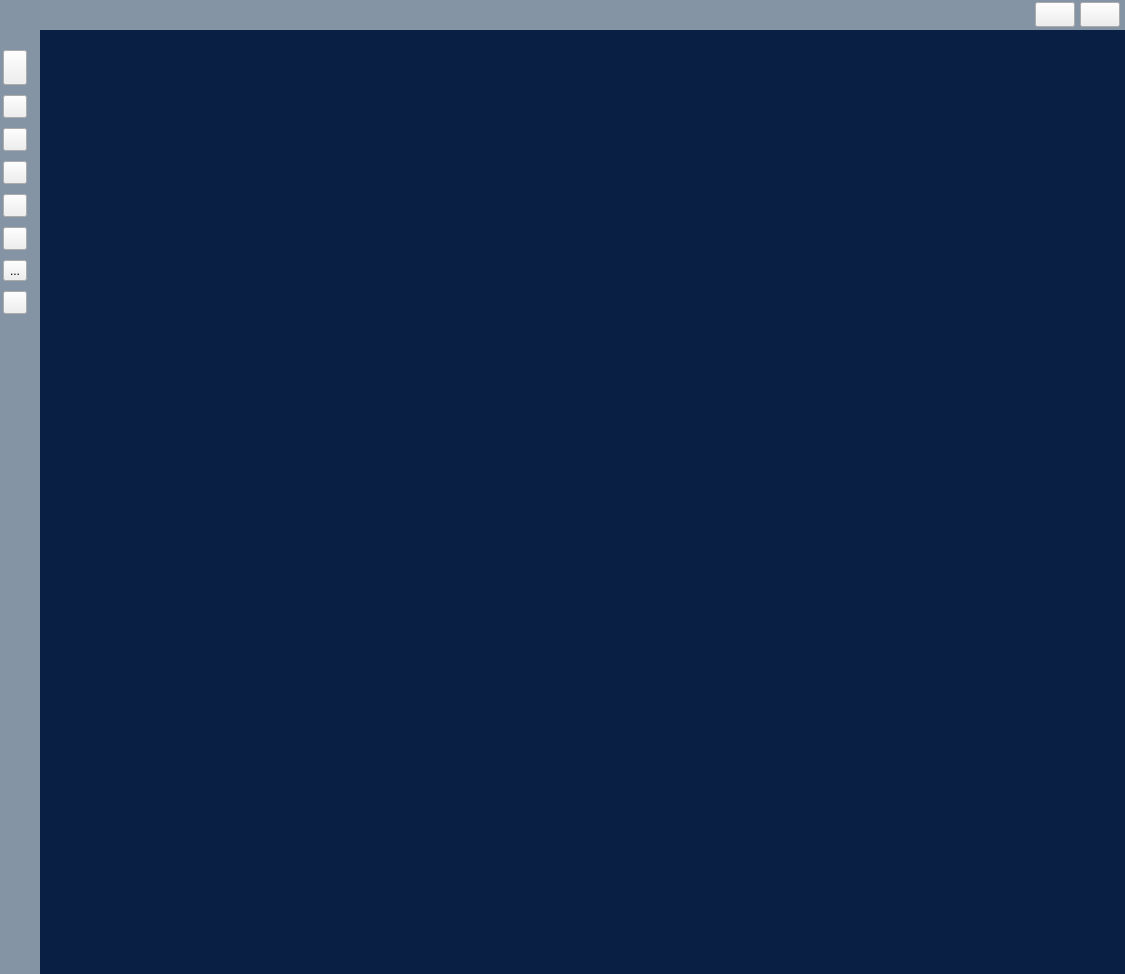
<?xml version="1.0" encoding="UTF-8"?>
<ui version="4.0">
 <class>Principal_sistema</class>
 <widget class="QWidget" name="Principal_sistema">
  <property name="geometry">
   <rect>
    <x>0</x>
    <y>0</y>
    <width>1125</width>
    <height>974</height>
   </rect>
  </property>
  <property name="windowTitle">
   <string>Form</string>
  </property>
  <property name="styleSheet">
   <string notr="true">#Principal_sistema{
background-color: rgb(255, 255, 255);
}
[objectName*=&quot;w_&quot;]{
background: #fffefb;
}
#label_logoempresa{
image: url(:/Icons/IconosSVG/logo_dev_rous_blanco.png);
min-width:80px;
margin-top: 2px;
}
#w_cuerpo_contenido{
background: #fffefb;
}
[objectName^=&quot;btc&quot;]{
background-color: rgb(255, 255, 255);
	border: none;
	border-radius: 9px;
	min-width:35px;
	min-height:25px;
}
[objectName^=&quot;btc&quot;]:hover{
	background-color: rgb(214, 214, 214);
}
#w_encabezado{
background-color:#8494A4;
height:30px;
min-height: 30px;
max-height: 30px;
}
[objectName^=&quot;w_&quot;]{
background-color: #fffefb;
}
[objectName^=&quot;p_&quot;]{
background-color: rgb(255, 255, 255);
}
#w_cuerpo_menu{
min-width:40px;
max-width:70px;
background-color: #8494A4;
}
#label_fotousuario{
image: url(:/Icons/IconosSVG/perfil.png);
max-height:40px;
min-height:40px;
background-repeat: no-repeat;
background-position: center;
}
[objectName^=&quot;btn_laterales&quot;]{
background-color: transparent;
border: none;
max-height:35px;
min-height:35px;
qproperty-iconSize: 35px 35px;
}
[objectName^=&quot;btn_laterales&quot;]:hover {
border-left:1px solid #fffefb;
}
[objectName^=&quot;p_&quot;]{
background-color: rgb(255, 255, 255);
}
#label_wp_fotousuario{
background-color:#71c4ef;
border:  1px solid #cccbc8;
}
#label_wp_fotousuario{
min-width: 100px;
max-width: 100px;
min-height: 100px;
max-height: 100px;
}
[objectName^=&quot;label_wp&quot;]{
font-family: Arial;
color: #1d1c1c;
font-size:12px;
}
#label_wp_nombreusuario{
font-size:20px;
font-weight:bold;
}
#label_wp_puestousuario{
font-size:16px;
}
#label_wp_telefonoempleado{
font-size:14px;
font-weight:bold;
color: #3b3c3d;
}
#w_datos_empleado{
background-color:#f5f4f1;
border-radius: 10px;
}
#btn_ver_datosempleado{
qproperty-iconSize: 20px 20px;
}</string>
  </property>
  <layout class="QGridLayout" name="gridLayout_4">
   <property name="leftMargin">
    <number>0</number>
   </property>
   <property name="topMargin">
    <number>0</number>
   </property>
   <property name="rightMargin">
    <number>0</number>
   </property>
   <property name="bottomMargin">
    <number>0</number>
   </property>
   <property name="spacing">
    <number>0</number>
   </property>
   <item row="0" column="0">
    <widget class="QWidget" name="w_contenedor" native="true">
     <layout class="QGridLayout" name="gridLayout_2">
      <property name="leftMargin">
       <number>0</number>
      </property>
      <property name="topMargin">
       <number>0</number>
      </property>
      <property name="rightMargin">
       <number>0</number>
      </property>
      <property name="bottomMargin">
       <number>0</number>
      </property>
      <property name="spacing">
       <number>0</number>
      </property>
      <item row="0" column="0">
       <widget class="QWidget" name="w_cuerpo" native="true">
        <layout class="QGridLayout" name="gridLayout_3">
         <property name="leftMargin">
          <number>0</number>
         </property>
         <property name="topMargin">
          <number>0</number>
         </property>
         <property name="rightMargin">
          <number>0</number>
         </property>
         <property name="bottomMargin">
          <number>0</number>
         </property>
         <property name="spacing">
          <number>0</number>
         </property>
         <item row="1" column="1">
          <widget class="QStackedWidget" name="w_cuerpo_contenido">
           <property name="styleSheet">
            <string notr="true"/>
           </property>
           <property name="currentIndex">
            <number>0</number>
           </property>
           <widget class="QWidget" name="p_inicial">
            <layout class="QGridLayout" name="gridLayout">
             <property name="leftMargin">
              <number>0</number>
             </property>
             <property name="topMargin">
              <number>0</number>
             </property>
             <property name="rightMargin">
              <number>0</number>
             </property>
             <property name="bottomMargin">
              <number>0</number>
             </property>
             <property name="spacing">
              <number>0</number>
             </property>
             <item row="0" column="0">
              <widget class="QWidget" name="widget_3" native="true">
               <layout class="QGridLayout" name="gridLayout_19">
                <property name="leftMargin">
                 <number>0</number>
                </property>
                <property name="topMargin">
                 <number>0</number>
                </property>
                <property name="rightMargin">
                 <number>0</number>
                </property>
                <property name="bottomMargin">
                 <number>0</number>
                </property>
                <property name="spacing">
                 <number>0</number>
                </property>
                <item row="0" column="0">
                 <widget class="QLabel" name="label">
                  <property name="styleSheet">
                   <string notr="true">image: url(:/logos/Icons/logos/cuadrado_sin_fondo.png);
background: #0a1f44;</string>
                  </property>
                  <property name="text">
                   <string/>
                  </property>
                 </widget>
                </item>
               </layout>
              </widget>
             </item>
            </layout>
           </widget>
          </widget>
         </item>
         <item row="0" column="1" alignment="Qt::AlignmentFlag::AlignVCenter">
          <widget class="QWidget" name="w_encabezado" native="true">
           <layout class="QGridLayout" name="gridLayout_5">
            <property name="leftMargin">
             <number>0</number>
            </property>
            <property name="topMargin">
             <number>0</number>
            </property>
            <property name="rightMargin">
             <number>5</number>
            </property>
            <property name="bottomMargin">
             <number>0</number>
            </property>
            <property name="horizontalSpacing">
             <number>5</number>
            </property>
            <property name="verticalSpacing">
             <number>0</number>
            </property>
            <item row="0" column="3">
             <widget class="QPushButton" name="btc_cerrar_2">
              <property name="minimumSize">
               <size>
                <width>35</width>
                <height>25</height>
               </size>
              </property>
              <property name="maximumSize">
               <size>
                <width>16777215</width>
                <height>16777215</height>
               </size>
              </property>
              <property name="cursor">
               <cursorShape>PointingHandCursor</cursorShape>
              </property>
              <property name="toolTip">
               <string>&lt;html&gt;&lt;head/&gt;&lt;body&gt;&lt;p&gt;&lt;span style=&quot; font-size:10pt; font-weight:600;&quot;&gt;Cerrar&lt;/span&gt;&lt;/p&gt;&lt;/body&gt;&lt;/html&gt;</string>
              </property>
              <property name="text">
               <string/>
              </property>
              <property name="icon">
               <iconset resource="../../Source/ibootstrap.qrc">
                <normaloff>:/Icons/Bootstrap/x-lg.svg</normaloff>:/Icons/Bootstrap/x-lg.svg</iconset>
              </property>
              <property name="iconSize">
               <size>
                <width>20</width>
                <height>15</height>
               </size>
              </property>
             </widget>
            </item>
            <item row="0" column="0">
             <spacer name="horizontalSpacer_2">
              <property name="orientation">
               <enum>Qt::Orientation::Horizontal</enum>
              </property>
              <property name="sizeHint" stdset="0">
               <size>
                <width>40</width>
                <height>20</height>
               </size>
              </property>
             </spacer>
            </item>
            <item row="0" column="2">
             <widget class="QPushButton" name="btc_minimizar_2">
              <property name="minimumSize">
               <size>
                <width>35</width>
                <height>25</height>
               </size>
              </property>
              <property name="maximumSize">
               <size>
                <width>16777215</width>
                <height>16777215</height>
               </size>
              </property>
              <property name="cursor">
               <cursorShape>PointingHandCursor</cursorShape>
              </property>
              <property name="toolTip">
               <string>&lt;html&gt;&lt;head/&gt;&lt;body&gt;&lt;p&gt;&lt;span style=&quot; font-size:10pt; font-weight:600;&quot;&gt;Minimizar&lt;/span&gt;&lt;/p&gt;&lt;/body&gt;&lt;/html&gt;</string>
              </property>
              <property name="styleSheet">
               <string notr="true"/>
              </property>
              <property name="text">
               <string/>
              </property>
              <property name="icon">
               <iconset resource="../../Source/ibootstrap.qrc">
                <normaloff>:/Icons/Bootstrap/arrows-angle-contract.svg</normaloff>:/Icons/Bootstrap/arrows-angle-contract.svg</iconset>
              </property>
              <property name="iconSize">
               <size>
                <width>20</width>
                <height>15</height>
               </size>
              </property>
             </widget>
            </item>
           </layout>
          </widget>
         </item>
         <item row="0" column="0" rowspan="2">
          <widget class="QWidget" name="w_cuerpo_menu" native="true">
           <layout class="QVBoxLayout" name="verticalLayout_2">
            <property name="spacing">
             <number>10</number>
            </property>
            <property name="leftMargin">
             <number>3</number>
            </property>
            <property name="topMargin">
             <number>0</number>
            </property>
            <property name="rightMargin">
             <number>3</number>
            </property>
            <property name="bottomMargin">
             <number>0</number>
            </property>
            <item>
             <widget class="QLabel" name="label_fotousuario">
              <property name="cursor">
               <cursorShape>PointingHandCursor</cursorShape>
              </property>
              <property name="toolTip">
               <string>&lt;html&gt;&lt;head/&gt;&lt;body&gt;&lt;p&gt;&lt;span style=&quot; font-size:10pt; font-weight:600;&quot;&gt;Perfil&lt;/span&gt;&lt;/p&gt;&lt;/body&gt;&lt;/html&gt;</string>
              </property>
              <property name="text">
               <string/>
              </property>
              <property name="scaledContents">
               <bool>false</bool>
              </property>
              <property name="alignment">
               <set>Qt::AlignmentFlag::AlignCenter</set>
              </property>
             </widget>
            </item>
            <item>
             <widget class="QToolButton" name="btn_laterales_proceso_venta">
              <property name="minimumSize">
               <size>
                <width>0</width>
                <height>35</height>
               </size>
              </property>
              <property name="maximumSize">
               <size>
                <width>16777215</width>
                <height>35</height>
               </size>
              </property>
              <property name="cursor">
               <cursorShape>PointingHandCursor</cursorShape>
              </property>
              <property name="toolTip">
               <string>&lt;html&gt;&lt;head/&gt;&lt;body&gt;&lt;p&gt;&lt;span style=&quot; font-size:10pt; font-weight:600;&quot;&gt;Venta&lt;/span&gt;&lt;/p&gt;&lt;/body&gt;&lt;/html&gt;</string>
              </property>
              <property name="text">
               <string/>
              </property>
              <property name="icon">
               <iconset resource="../../Source/iconsdvg.qrc">
                <normaloff>:/Icons/IconosSVG/ventas.png</normaloff>:/Icons/IconosSVG/ventas.png</iconset>
              </property>
             </widget>
            </item>
            <item>
             <widget class="QToolButton" name="btn_laterales_ventas">
              <property name="maximumSize">
               <size>
                <width>16777215</width>
                <height>35</height>
               </size>
              </property>
              <property name="cursor">
               <cursorShape>PointingHandCursor</cursorShape>
              </property>
              <property name="toolTip">
               <string>&lt;html&gt;&lt;head/&gt;&lt;body&gt;&lt;p&gt;&lt;span style=&quot; font-size:10pt; font-weight:600;&quot;&gt;Ventas&lt;/span&gt;&lt;/p&gt;&lt;/body&gt;&lt;/html&gt;</string>
              </property>
              <property name="text">
               <string/>
              </property>
              <property name="icon">
               <iconset resource="../../Source/iconsdvg.qrc">
                <normaloff>:/Icons/IconosSVG/operacion_ventas.png</normaloff>:/Icons/IconosSVG/operacion_ventas.png</iconset>
              </property>
             </widget>
            </item>
            <item>
             <widget class="QToolButton" name="btn_laterales_compras">
              <property name="maximumSize">
               <size>
                <width>16777215</width>
                <height>35</height>
               </size>
              </property>
              <property name="cursor">
               <cursorShape>PointingHandCursor</cursorShape>
              </property>
              <property name="toolTip">
               <string>&lt;html&gt;&lt;head/&gt;&lt;body&gt;&lt;p&gt;&lt;span style=&quot; font-size:10pt; font-weight:600;&quot;&gt;Compras&lt;/span&gt;&lt;/p&gt;&lt;/body&gt;&lt;/html&gt;</string>
              </property>
              <property name="text">
               <string/>
              </property>
              <property name="icon">
               <iconset resource="../../Source/iconsdvg.qrc">
                <normaloff>:/Icons/IconosSVG/compras.png</normaloff>:/Icons/IconosSVG/compras.png</iconset>
              </property>
             </widget>
            </item>
            <item>
             <widget class="QToolButton" name="btn_laterales_empleados">
              <property name="maximumSize">
               <size>
                <width>16777215</width>
                <height>35</height>
               </size>
              </property>
              <property name="cursor">
               <cursorShape>PointingHandCursor</cursorShape>
              </property>
              <property name="toolTip">
               <string>&lt;html&gt;&lt;head/&gt;&lt;body&gt;&lt;p&gt;&lt;span style=&quot; font-size:10pt; font-weight:600;&quot;&gt;Empleados&lt;/span&gt;&lt;/p&gt;&lt;/body&gt;&lt;/html&gt;</string>
              </property>
              <property name="text">
               <string/>
              </property>
              <property name="icon">
               <iconset resource="../../Source/iconsdvg.qrc">
                <normaloff>:/Icons/IconosSVG/empleados.png</normaloff>:/Icons/IconosSVG/empleados.png</iconset>
              </property>
             </widget>
            </item>
            <item>
             <widget class="QToolButton" name="btn_laterales_proveedores">
              <property name="maximumSize">
               <size>
                <width>16777215</width>
                <height>35</height>
               </size>
              </property>
              <property name="cursor">
               <cursorShape>PointingHandCursor</cursorShape>
              </property>
              <property name="toolTip">
               <string>&lt;html&gt;&lt;head/&gt;&lt;body&gt;&lt;p&gt;&lt;span style=&quot; font-size:10pt; font-weight:600;&quot;&gt;Proveedores&lt;/span&gt;&lt;/p&gt;&lt;/body&gt;&lt;/html&gt;</string>
              </property>
              <property name="text">
               <string/>
              </property>
              <property name="icon">
               <iconset resource="../../Source/iconsdvg.qrc">
                <normaloff>:/Icons/IconosSVG/vendedores.png</normaloff>:/Icons/IconosSVG/vendedores.png</iconset>
              </property>
             </widget>
            </item>
            <item>
             <widget class="QToolButton" name="btn_laterales_clientes">
              <property name="cursor">
               <cursorShape>PointingHandCursor</cursorShape>
              </property>
              <property name="toolTip">
               <string>&lt;html&gt;&lt;head/&gt;&lt;body&gt;&lt;p&gt;&lt;span style=&quot; font-size:10pt; font-weight:600;&quot;&gt;Clientes&lt;/span&gt;&lt;/p&gt;&lt;/body&gt;&lt;/html&gt;</string>
              </property>
              <property name="text">
               <string/>
              </property>
              <property name="icon">
               <iconset resource="../../Source/iconsdvg.qrc">
                <normaloff>:/Icons/IconosSVG/clientes.png</normaloff>:/Icons/IconosSVG/clientes.png</iconset>
              </property>
             </widget>
            </item>
            <item>
             <widget class="QToolButton" name="btn_laterales_productos">
              <property name="cursor">
               <cursorShape>PointingHandCursor</cursorShape>
              </property>
              <property name="toolTip">
               <string>&lt;html&gt;&lt;head/&gt;&lt;body&gt;&lt;p&gt;&lt;span style=&quot; font-size:10pt; font-weight:600;&quot;&gt;Productos&lt;/span&gt;&lt;/p&gt;&lt;/body&gt;&lt;/html&gt;</string>
              </property>
              <property name="text">
               <string>...</string>
              </property>
              <property name="icon">
               <iconset resource="../../Source/iconsdvg.qrc">
                <normaloff>:/Icons/IconosSVG/productos.png</normaloff>:/Icons/IconosSVG/productos.png</iconset>
              </property>
              <property name="iconSize">
               <size>
                <width>35</width>
                <height>35</height>
               </size>
              </property>
             </widget>
            </item>
            <item>
             <widget class="QToolButton" name="btn_laterales_btn_sucursales">
              <property name="cursor">
               <cursorShape>PointingHandCursor</cursorShape>
              </property>
              <property name="toolTip">
               <string>&lt;html&gt;&lt;head/&gt;&lt;body&gt;&lt;p&gt;&lt;span style=&quot; font-size:10pt; font-weight:600;&quot;&gt;Administrador de Sucursales&lt;/span&gt;&lt;/p&gt;&lt;/body&gt;&lt;/html&gt;</string>
              </property>
              <property name="text">
               <string/>
              </property>
              <property name="icon">
               <iconset resource="../../Source/iconsdvg.qrc">
                <normaloff>:/Icons/IconosSVG/sucursales.png</normaloff>:/Icons/IconosSVG/sucursales.png</iconset>
              </property>
             </widget>
            </item>
            <item>
             <spacer name="verticalSpacer">
              <property name="orientation">
               <enum>Qt::Orientation::Vertical</enum>
              </property>
              <property name="sizeHint" stdset="0">
               <size>
                <width>20</width>
                <height>45</height>
               </size>
              </property>
             </spacer>
            </item>
           </layout>
          </widget>
         </item>
        </layout>
       </widget>
      </item>
     </layout>
    </widget>
   </item>
  </layout>
 </widget>
 <resources>
  <include location="../../Source/iconsdvg.qrc"/>
  <include location="../../Source/logos.qrc"/>
  <include location="../../Source/ibootstrap.qrc"/>
 </resources>
 <connections/>
</ui>
